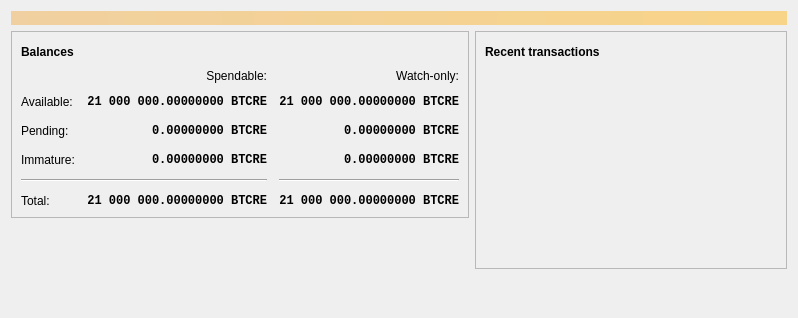
<?xml version="1.0" encoding="UTF-8"?>
<ui version="4.0">
 <class>OverviewPage</class>
 <widget class="QWidget" name="OverviewPage">
  <property name="geometry">
   <rect>
    <x>0</x>
    <y>0</y>
    <width>798</width>
    <height>318</height>
   </rect>
  </property>
  <property name="windowTitle">
   <string>Form</string>
  </property>
  <layout class="QVBoxLayout" name="topLayout">
   <item>
    <widget class="QLabel" name="labelAlerts">
     <property name="visible">
      <bool>false</bool>
     </property>
     <property name="styleSheet">
      <string notr="true">QLabel { background-color: qlineargradient(x1: 0, y1: 0, x2: 1, y2: 0, stop:0 #F0D0A0, stop:1 #F8D488); color:#000000; }</string>
     </property>
     <property name="wordWrap">
      <bool>true</bool>
     </property>
     <property name="margin">
      <number>3</number>
     </property>
     <property name="textInteractionFlags">
      <set>Qt::TextSelectableByMouse</set>
     </property>
    </widget>
   </item>
   <item>
    <layout class="QHBoxLayout" name="horizontalLayout" stretch="1,1">
     <item>
      <layout class="QVBoxLayout" name="verticalLayout_2">
       <item>
        <widget class="QFrame" name="frame">
         <property name="frameShape">
          <enum>QFrame::StyledPanel</enum>
         </property>
         <property name="frameShadow">
          <enum>QFrame::Raised</enum>
         </property>
         <layout class="QVBoxLayout" name="verticalLayout_4">
          <item>
           <layout class="QHBoxLayout" name="horizontalLayout_4">
            <item>
             <widget class="QLabel" name="label_5">
              <property name="font">
               <font>
                <weight>75</weight>
                <bold>true</bold>
               </font>
              </property>
              <property name="text">
               <string>Balances</string>
              </property>
             </widget>
            </item>
            <item>
             <widget class="QPushButton" name="labelWalletStatus">
              <property name="enabled">
               <bool>true</bool>
              </property>
              <property name="maximumSize">
               <size>
                <width>30</width>
                <height>16777215</height>
               </size>
              </property>
              <property name="toolTip">
               <string>The displayed information may be out of date. Your wallet automatically synchronizes with the BitcoinReload network after a connection is established, but this process has not completed yet.</string>
              </property>
              <property name="text">
               <string/>
              </property>
              <property name="icon">
               <iconset resource="../bitcoinreload.qrc">
                <normaloff>:/icons/warning</normaloff>
                <disabledoff>:/icons/warning</disabledoff>:/icons/warning</iconset>
              </property>
              <property name="iconSize">
               <size>
                <width>24</width>
                <height>24</height>
               </size>
              </property>
              <property name="flat">
               <bool>true</bool>
              </property>
             </widget>
            </item>
            <item>
             <spacer name="horizontalSpacer_3">
              <property name="orientation">
               <enum>Qt::Horizontal</enum>
              </property>
              <property name="sizeHint" stdset="0">
               <size>
                <width>40</width>
                <height>20</height>
               </size>
              </property>
             </spacer>
            </item>
           </layout>
          </item>
          <item>
           <layout class="QGridLayout" name="gridLayout">
            <property name="spacing">
             <number>12</number>
            </property>
            <item row="2" column="2">
             <widget class="QLabel" name="labelWatchPending">
              <property name="font">
               <font>
                <family>Monospace</family>
                <weight>75</weight>
                <bold>true</bold>
               </font>
              </property>
              <property name="cursor">
               <cursorShape>IBeamCursor</cursorShape>
              </property>
              <property name="toolTip">
               <string>Unconfirmed transactions to watch-only addresses</string>
              </property>
              <property name="text">
               <string notr="true">0.00000000 BTCRE</string>
              </property>
              <property name="alignment">
               <set>Qt::AlignRight|Qt::AlignTrailing|Qt::AlignVCenter</set>
              </property>
              <property name="textInteractionFlags">
               <set>Qt::LinksAccessibleByMouse|Qt::TextSelectableByKeyboard|Qt::TextSelectableByMouse</set>
              </property>
             </widget>
            </item>
            <item row="2" column="1">
             <widget class="QLabel" name="labelUnconfirmed">
              <property name="font">
               <font>
                <family>Monospace</family>
                <weight>75</weight>
                <bold>true</bold>
               </font>
              </property>
              <property name="cursor">
               <cursorShape>IBeamCursor</cursorShape>
              </property>
              <property name="toolTip">
               <string>Total of transactions that have yet to be confirmed, and do not yet count toward the spendable balance</string>
              </property>
              <property name="text">
               <string notr="true">0.00000000 BTCRE</string>
              </property>
              <property name="alignment">
               <set>Qt::AlignRight|Qt::AlignTrailing|Qt::AlignVCenter</set>
              </property>
              <property name="textInteractionFlags">
               <set>Qt::LinksAccessibleByMouse|Qt::TextSelectableByKeyboard|Qt::TextSelectableByMouse</set>
              </property>
             </widget>
            </item>
            <item row="3" column="2">
             <widget class="QLabel" name="labelWatchImmature">
              <property name="font">
               <font>
                <family>Monospace</family>
                <weight>75</weight>
                <bold>true</bold>
               </font>
              </property>
              <property name="cursor">
               <cursorShape>IBeamCursor</cursorShape>
              </property>
              <property name="toolTip">
               <string>Mined balance in watch-only addresses that has not yet matured</string>
              </property>
              <property name="text">
               <string notr="true">0.00000000 BTCRE</string>
              </property>
              <property name="alignment">
               <set>Qt::AlignRight|Qt::AlignTrailing|Qt::AlignVCenter</set>
              </property>
              <property name="textInteractionFlags">
               <set>Qt::LinksAccessibleByMouse|Qt::TextSelectableByKeyboard|Qt::TextSelectableByMouse</set>
              </property>
             </widget>
            </item>
            <item row="4" column="0" colspan="2">
             <widget class="Line" name="line">
              <property name="orientation">
               <enum>Qt::Horizontal</enum>
              </property>
             </widget>
            </item>
            <item row="4" column="2">
             <widget class="Line" name="lineWatchBalance">
              <property name="sizePolicy">
               <sizepolicy hsizetype="Preferred" vsizetype="Fixed">
                <horstretch>0</horstretch>
                <verstretch>0</verstretch>
               </sizepolicy>
              </property>
              <property name="minimumSize">
               <size>
                <width>140</width>
                <height>0</height>
               </size>
              </property>
              <property name="orientation">
               <enum>Qt::Horizontal</enum>
              </property>
             </widget>
            </item>
            <item row="5" column="0">
             <widget class="QLabel" name="labelTotalText">
              <property name="text">
               <string>Total:</string>
              </property>
             </widget>
            </item>
            <item row="3" column="1">
             <widget class="QLabel" name="labelImmature">
              <property name="font">
               <font>
                <family>Monospace</family>
                <weight>75</weight>
                <bold>true</bold>
               </font>
              </property>
              <property name="cursor">
               <cursorShape>IBeamCursor</cursorShape>
              </property>
              <property name="toolTip">
               <string>Mined balance that has not yet matured</string>
              </property>
              <property name="text">
               <string notr="true">0.00000000 BTCRE</string>
              </property>
              <property name="alignment">
               <set>Qt::AlignRight|Qt::AlignTrailing|Qt::AlignVCenter</set>
              </property>
              <property name="textInteractionFlags">
               <set>Qt::LinksAccessibleByMouse|Qt::TextSelectableByKeyboard|Qt::TextSelectableByMouse</set>
              </property>
             </widget>
            </item>
            <item row="2" column="3">
             <spacer name="horizontalSpacer_2">
              <property name="orientation">
               <enum>Qt::Horizontal</enum>
              </property>
              <property name="sizeHint" stdset="0">
               <size>
                <width>40</width>
                <height>20</height>
               </size>
              </property>
             </spacer>
            </item>
            <item row="3" column="0">
             <widget class="QLabel" name="labelImmatureText">
              <property name="text">
               <string>Immature:</string>
              </property>
             </widget>
            </item>
            <item row="5" column="1">
             <widget class="QLabel" name="labelTotal">
              <property name="font">
               <font>
                <family>Monospace</family>
                <weight>75</weight>
                <bold>true</bold>
               </font>
              </property>
              <property name="cursor">
               <cursorShape>IBeamCursor</cursorShape>
              </property>
              <property name="toolTip">
               <string>Your current total balance</string>
              </property>
              <property name="text">
               <string notr="true">21 000 000.00000000 BTCRE</string>
              </property>
              <property name="alignment">
               <set>Qt::AlignRight|Qt::AlignTrailing|Qt::AlignVCenter</set>
              </property>
              <property name="textInteractionFlags">
               <set>Qt::LinksAccessibleByMouse|Qt::TextSelectableByKeyboard|Qt::TextSelectableByMouse</set>
              </property>
             </widget>
            </item>
            <item row="5" column="2">
             <widget class="QLabel" name="labelWatchTotal">
              <property name="font">
               <font>
                <family>Monospace</family>
                <weight>75</weight>
                <bold>true</bold>
               </font>
              </property>
              <property name="cursor">
               <cursorShape>IBeamCursor</cursorShape>
              </property>
              <property name="toolTip">
               <string>Current total balance in watch-only addresses</string>
              </property>
              <property name="text">
               <string notr="true">21 000 000.00000000 BTCRE</string>
              </property>
              <property name="alignment">
               <set>Qt::AlignRight|Qt::AlignTrailing|Qt::AlignVCenter</set>
              </property>
              <property name="textInteractionFlags">
               <set>Qt::LinksAccessibleByMouse|Qt::TextSelectableByKeyboard|Qt::TextSelectableByMouse</set>
              </property>
             </widget>
            </item>
            <item row="0" column="2">
             <widget class="QLabel" name="labelWatchonly">
              <property name="text">
               <string>Watch-only:</string>
              </property>
              <property name="alignment">
               <set>Qt::AlignRight|Qt::AlignTrailing|Qt::AlignVCenter</set>
              </property>
             </widget>
            </item>
            <item row="1" column="0">
             <widget class="QLabel" name="labelBalanceText">
              <property name="text">
               <string>Available:</string>
              </property>
             </widget>
            </item>
            <item row="1" column="1">
             <widget class="QLabel" name="labelBalance">
              <property name="font">
               <font>
                <family>Monospace</family>
                <weight>75</weight>
                <bold>true</bold>
               </font>
              </property>
              <property name="cursor">
               <cursorShape>IBeamCursor</cursorShape>
              </property>
              <property name="toolTip">
               <string>Your current spendable balance</string>
              </property>
              <property name="text">
               <string notr="true">21 000 000.00000000 BTCRE</string>
              </property>
              <property name="alignment">
               <set>Qt::AlignRight|Qt::AlignTrailing|Qt::AlignVCenter</set>
              </property>
              <property name="textInteractionFlags">
               <set>Qt::LinksAccessibleByMouse|Qt::TextSelectableByKeyboard|Qt::TextSelectableByMouse</set>
              </property>
             </widget>
            </item>
            <item row="1" column="2">
             <widget class="QLabel" name="labelWatchAvailable">
              <property name="font">
               <font>
                <family>Monospace</family>
                <weight>75</weight>
                <bold>true</bold>
               </font>
              </property>
              <property name="cursor">
               <cursorShape>IBeamCursor</cursorShape>
              </property>
              <property name="toolTip">
               <string>Your current balance in watch-only addresses</string>
              </property>
              <property name="text">
               <string notr="true">21 000 000.00000000 BTCRE</string>
              </property>
              <property name="alignment">
               <set>Qt::AlignRight|Qt::AlignTrailing|Qt::AlignVCenter</set>
              </property>
              <property name="textInteractionFlags">
               <set>Qt::LinksAccessibleByMouse|Qt::TextSelectableByKeyboard|Qt::TextSelectableByMouse</set>
              </property>
             </widget>
            </item>
            <item row="2" column="0">
             <widget class="QLabel" name="labelPendingText">
              <property name="text">
               <string>Pending:</string>
              </property>
             </widget>
            </item>
            <item row="0" column="1">
             <widget class="QLabel" name="labelSpendable">
              <property name="text">
               <string>Spendable:</string>
              </property>
              <property name="alignment">
               <set>Qt::AlignRight|Qt::AlignTrailing|Qt::AlignVCenter</set>
              </property>
             </widget>
            </item>
           </layout>
          </item>
         </layout>
        </widget>
       </item>
       <item>
        <spacer name="verticalSpacer">
         <property name="orientation">
          <enum>Qt::Vertical</enum>
         </property>
         <property name="sizeHint" stdset="0">
          <size>
           <width>20</width>
           <height>40</height>
          </size>
         </property>
        </spacer>
       </item>
      </layout>
     </item>
     <item>
      <layout class="QVBoxLayout" name="verticalLayout_3">
       <item>
        <widget class="QFrame" name="frame_2">
         <property name="frameShape">
          <enum>QFrame::StyledPanel</enum>
         </property>
         <property name="frameShadow">
          <enum>QFrame::Raised</enum>
         </property>
         <layout class="QVBoxLayout" name="verticalLayout">
          <item>
           <layout class="QHBoxLayout" name="horizontalLayout_2">
            <item>
             <widget class="QLabel" name="label_4">
              <property name="font">
               <font>
                <weight>75</weight>
                <bold>true</bold>
               </font>
              </property>
              <property name="text">
               <string>Recent transactions</string>
              </property>
             </widget>
            </item>
            <item>
             <widget class="QPushButton" name="labelTransactionsStatus">
              <property name="enabled">
               <bool>true</bool>
              </property>
              <property name="maximumSize">
               <size>
                <width>30</width>
                <height>16777215</height>
               </size>
              </property>
              <property name="toolTip">
               <string>The displayed information may be out of date. Your wallet automatically synchronizes with the BitcoinReload network after a connection is established, but this process has not completed yet.</string>
              </property>
              <property name="text">
               <string/>
              </property>
              <property name="icon">
               <iconset resource="../bitcoinreload.qrc">
                <normaloff>:/icons/warning</normaloff>
                <disabledoff>:/icons/warning</disabledoff>:/icons/warning</iconset>
              </property>
              <property name="iconSize">
               <size>
                <width>24</width>
                <height>24</height>
               </size>
              </property>
              <property name="flat">
               <bool>true</bool>
              </property>
             </widget>
            </item>
            <item>
             <spacer name="horizontalSpacer">
              <property name="orientation">
               <enum>Qt::Horizontal</enum>
              </property>
              <property name="sizeHint" stdset="0">
               <size>
                <width>40</width>
                <height>20</height>
               </size>
              </property>
             </spacer>
            </item>
           </layout>
          </item>
          <item>
           <widget class="QListView" name="listTransactions">
            <property name="styleSheet">
             <string notr="true">QListView { background: transparent; }</string>
            </property>
            <property name="frameShape">
             <enum>QFrame::NoFrame</enum>
            </property>
            <property name="verticalScrollBarPolicy">
             <enum>Qt::ScrollBarAlwaysOff</enum>
            </property>
            <property name="horizontalScrollBarPolicy">
             <enum>Qt::ScrollBarAlwaysOff</enum>
            </property>
            <property name="selectionMode">
             <enum>QAbstractItemView::NoSelection</enum>
            </property>
           </widget>
          </item>
         </layout>
        </widget>
       </item>
       <item>
        <spacer name="verticalSpacer_2">
         <property name="orientation">
          <enum>Qt::Vertical</enum>
         </property>
         <property name="sizeHint" stdset="0">
          <size>
           <width>20</width>
           <height>40</height>
          </size>
         </property>
        </spacer>
       </item>
      </layout>
     </item>
    </layout>
   </item>
  </layout>
 </widget>
 <resources/>
 <connections/>
</ui>
